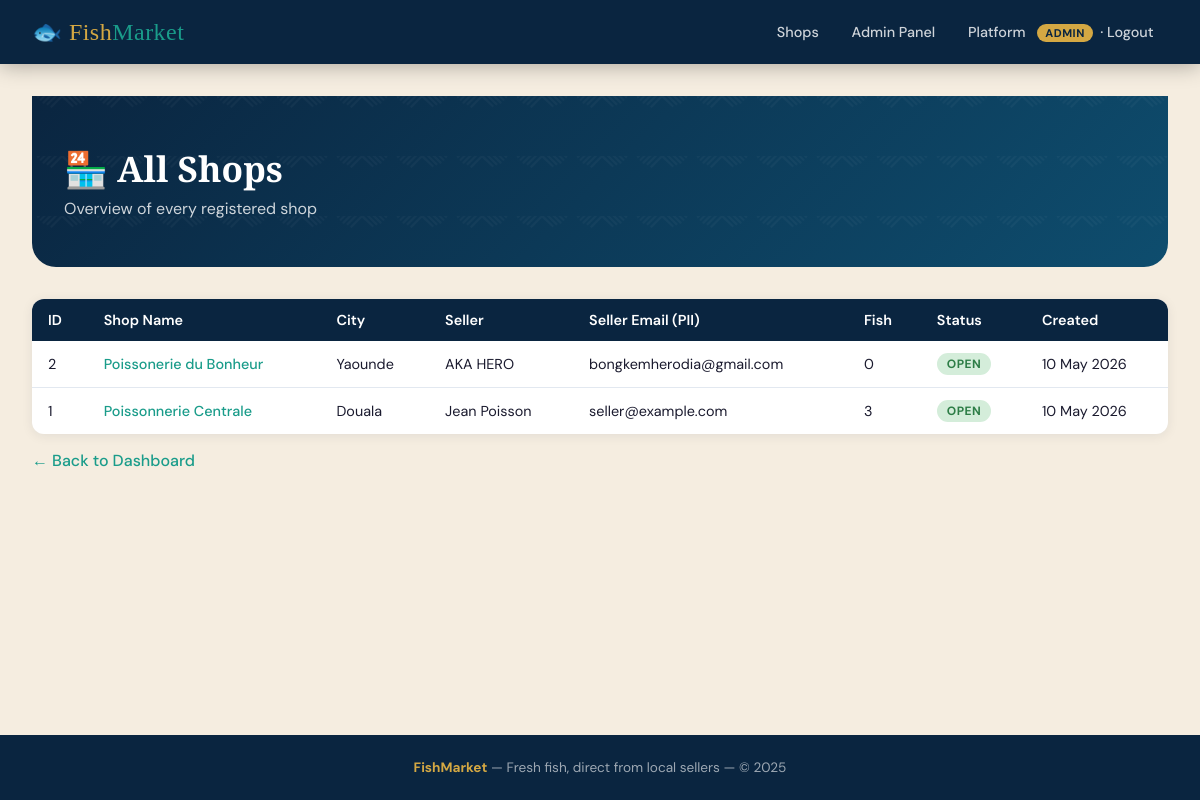
Page /admin/shops (signed in) on the committed database.
### app.py (models this page shows, shortened)
class User(db.Model):
    __tablename__ = "users"
    id           = db.Column(db.Integer, primary_key=True)
    email        = db.Column(db.String(120), unique=True, nullable=False)
    password_hash= db.Column(db.String(256), nullable=False)
    role         = db.Column(db.String(20), nullable=False, default="customer")  # admin / seller / customer
    full_name    = db.Column(db.String(120), nullable=False)
    phone        = db.Column(db.String(30))           # PII – admin-only
    address      = db.Column(db.String(255))          # PII – admin-only
    created_at   = db.Column(db.DateTime, default=datetime.utcnow)
    is_active    = db.Column(db.Boolean, default=True)
    shop   = db.relationship("Shop",  back_populates="seller", uselist=False)
    orders = db.relationship("Order", back_populates="customer")

class Shop(db.Model):
    __tablename__ = "shops"
    id          = db.Column(db.Integer, primary_key=True)
    seller_id   = db.Column(db.Integer, db.ForeignKey("users.id"), nullable=False, unique=True)
    name        = db.Column(db.String(120), nullable=False)
    description = db.Column(db.Text)
    location    = db.Column(db.String(255), nullable=False)
    city        = db.Column(db.String(80))
    logo_url    = db.Column(db.String(255))
    is_open     = db.Column(db.Boolean, default=True)   # shop open/closed toggle
    created_at  = db.Column(db.DateTime, default=datetime.utcnow)
    seller  = db.relationship("User",  back_populates="shop")
    fishes  = db.relationship("Fish",  back_populates="shop", cascade="all, delete-orphan")
    orders  = db.relationship("Order", back_populates="shop")

### app.py (the view)
@app.route("/admin/shops")
@role_required("admin")
def admin_shops():
    shops = Shop.query.order_by(Shop.created_at.desc()).all()
    return render_template("admin/shops.html", user=current_user(), shops=shops)

### app.py (called while the page is built)
def role_required(*roles):
    def decorator(f):
        @wraps(f)
        def wrapper(*args, **kwargs):
            if "user_id" not in session:
                flash("Please log in.", "warning")
                return redirect(url_for("login"))
            user = db.session.get(User, session["user_id"])
            if not user or user.role not in roles:
                abort(403)
            return f(*args, **kwargs)
        return wrapper
    return decorator

def current_user():
    if "user_id" in session:
        return db.session.get(User, session["user_id"])
    return None

### templates/admin/shops.html (shortened to what this page needs)
{% extends "base.html" %}
{% block content %}
<div class="page-header"><h1>🏪 All Shops</h1><p>Overview of every registered shop</p></div>
<div class="card">
  <table>
    <thead>
      <tr><th>ID</th><th>Shop Name</th><th>City</th><th>Seller</th><th>Seller Email (PII)</th><th>Fish</th><th>Status</th><th>Created</th></tr>
    </thead>
    <tbody>
      {% for shop in shops %}
      <tr>
        <td>{{ shop.id }}</td>
        <td><a href="{{ url_for('shop_detail', shop_id=shop.id) }}" class="link">{{ shop.name }}</a></td>
        <td>{{ shop.city or '—' }}</td>
        <td>{{ shop.seller.full_name }}</td>
        <td>{{ shop.seller.email }}</td>
        <td>{{ shop.fishes|length }}</td>
        <td>{% if shop.is_open %}<span class="badge badge-green">Open</span>{% else %}<span class="badge badge-red">Closed</span>{% endif %}</td>
        <td>{{ shop.created_at.strftime('%d %b %Y') }}</td>
      </tr>
      {% endfor %}
    </tbody>
  </table>
</div>
<div class="mt-2"><a href="{{ url_for('admin_dashboard') }}" class="link">← Back to Dashboard</a></div>
{% endblock %}

### templates/base.html (shortened to what this page needs)
<!DOCTYPE html>
<html lang="en">
<head>
</head>
<body>
<nav>
  <div class="nav-inner">
    <a href="{{ url_for('index') }}" class="nav-brand">🐟 Fish<span>Market</span></a>
    <div class="nav-links">
      <a href="{{ url_for('shops') }}">Shops</a>
      {% if user %}
        {% if user.role == 'admin' %}
          <a href="{{ url_for('admin_dashboard') }}">Admin Panel</a>
        {% elif user.role == 'seller' %}
          <a href="{{ url_for('seller_dashboard') }}">My Shop</a>
          <a href="{{ url_for('seller_orders') }}">Orders</a>
        {% else %}
          <a href="{{ url_for('my_orders') }}">My Orders</a>
        {% endif %}
        <a href="{{ url_for('logout') }}">
          {{ user.full_name.split()[0] }}
          <span class="nav-role">{{ user.role }}</span>
          &nbsp;·&nbsp;Logout
        </a>
      {% else %}
        <a href="{{ url_for('login') }}">Login</a>
        <a href="{{ url_for('register') }}" class="btn-nav">Register</a>
      {% endif %}
    </div>
  </div>
</nav>
<main>{% block content %}{% endblock %}</main>
<footer>
  <strong>FishMarket</strong> &mdash; Fresh fish, direct from local sellers &mdash; &copy; {{ 2025 }}
</footer>
</body>
</html>

### templates/base.html (style rules this page uses)
:root { --ocean: #0a2540; --tide: #0e4d6e; --seafoam: #1a9c8a; --coral: #e8533e; --sand: #f5ede0; --gold: #d4a843; --white: #ffffff; --text: #1a1a2e; --muted: #6c7a8d; --card-bg: #ffffff; --border: #e2e8f0; --success: #2d7d46; --danger: #c0392b; --warning: #d4a017; --info: #1565a0; }
*, *::before, *::after { box-sizing: border-box; margin: 0; padding: 0; }
html { scroll-behavior: smooth; }
body { font-family: 'DM Sans', sans-serif; background: var(--sand); color: var(--text); min-height: 100vh; display: flex; flex-direction: column; }
nav { background: var(--ocean); padding: 0 2rem; position: sticky; top: 0; z-index: 100; box-shadow: 0 2px 20px rgba(0,0,0,0.3); }
.nav-inner { max-width: 1200px; margin: 0 auto; display: flex; align-items: center; justify-content: space-between; height: 64px; }
.nav-brand { font-family: 'Playfair Display', serif; font-size: 1.5rem; color: var(--gold); text-decoration: none; letter-spacing: 0.02em; }
.nav-brand span { color: var(--seafoam); }
.nav-links { display: flex; align-items: center; gap: 0.25rem; }
.nav-links a { color: rgba(255,255,255,0.8); text-decoration: none; padding: 0.5rem 0.9rem; border-radius: 6px; font-size: 0.9rem; font-weight: 500; transition: all 0.2s; }
.nav-role { font-size: 0.7rem; background: var(--gold); color: var(--ocean); padding: 2px 8px; border-radius: 10px; font-weight: 700; text-transform: uppercase; letter-spacing: 0.05em; margin-left: 0.5rem; vertical-align: middle; }
main { flex: 1; max-width: 1200px; margin: 0 auto; padding: 2rem; width: 100%; }
.card { background: var(--card-bg); border-radius: 12px; box-shadow: 0 2px 12px rgba(10,37,64,0.08); overflow: hidden; transition: box-shadow 0.2s, transform 0.2s; }
.page-header { background: linear-gradient(135deg, var(--ocean) 0%, var(--tide) 100%); color: white; padding: 3rem 2rem; margin-bottom: 2rem; border-radius: 0 0 24px 24px; position: relative; overflow: hidden; }
.page-header::before { content: ''; position: absolute; inset: 0; }
.page-header h1 { font-family: 'Playfair Display', serif; font-size: 2.2rem; position: relative; }
.page-header p { opacity: 0.8; margin-top: 0.4rem; position: relative; }
.badge { display: inline-block; padding: 3px 10px; border-radius: 20px; font-size: 0.75rem; font-weight: 700; text-transform: uppercase; letter-spacing: 0.04em; }
.badge-green { background: #d4edda; color: var(--success); }
table { width: 100%; border-collapse: collapse; font-size: 0.9rem; }
th { background: var(--ocean); color: white; padding: 0.75rem 1rem; text-align: left; font-weight: 600; }
td { padding: 0.75rem 1rem; border-bottom: 1px solid var(--border); }
tr:last-child td { border-bottom: none; }
footer { background: var(--ocean); color: rgba(255,255,255,0.6); text-align: center; padding: 1.5rem; font-size: 0.85rem; margin-top: auto; }
footer strong { color: var(--gold); }
.mt-2 { margin-top: 1rem; }
a.link { color: var(--seafoam); text-decoration: none; font-weight: 500; }

### rows in the picture
User: full_name "Platform", role "ADMIN"
Shop: id "2", name "Poissonerie du Bonheur", city "Yaounde", seller.full_name "AKA HERO", seller.email "bongkemherodia@gmail.com", fishes|length "0", is_open "OPEN", created_at "10 May 2026"
Shop: id "1", name "Poissonnerie Centrale", city "Douala", seller.full_name "Jean Poisson", seller.email "seller@example.com", fishes|length "3", is_open "OPEN", created_at "10 May 2026"

### other values in the picture
{{ 2025 }} "2025"
